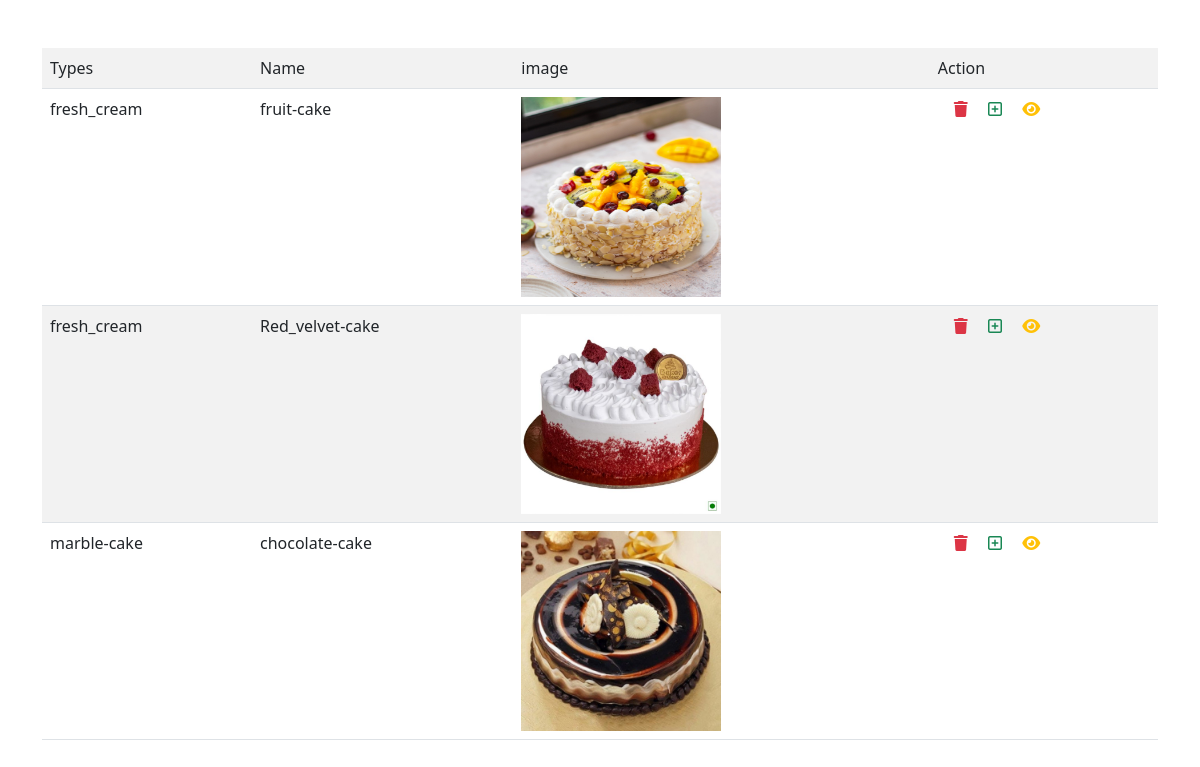
The app's page /cakes/all (signed in), older data.
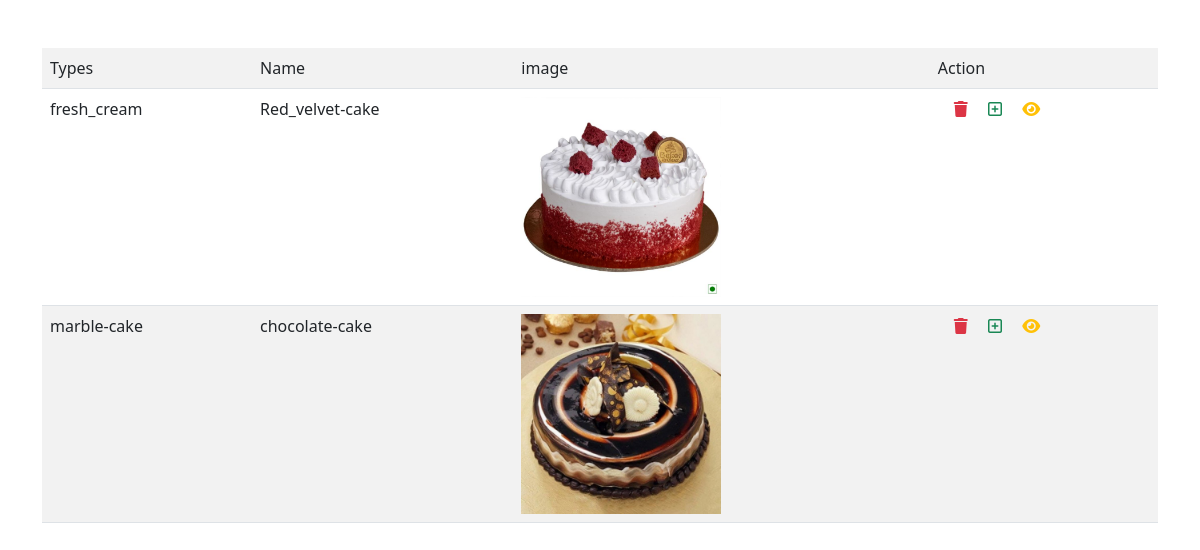
The same page, newer data.
### cakebxapp/models.py (models this page shows, shortened)
class Cakes(models.Model):
    options=(
        ("carrot-cake","carrot-cake"),
        ("Red_velvet-cake","Red_velvet-cake"),
        ("cheese-cake","cheese-cake"),
        ("fruit-cake","fruit-cake"),
        ("chiffon-cake","chiffon-cake"),
        ("pound-cake","pound-cake"),
        ("chocolate-cake","chocolate-cake"),
        ("vanila-cake","vanila-cake"),
        ("mango-cake","mango-cake"),
        ("strawberry-cake","strawberry-cake"),
        ("butter-scotch","butter-scotch"),
    )
    name=models.CharField(max_length=200,choices=options)
    image=models.ImageField(upload_to="image")
    Catagory=models.ForeignKey(Catagory,on_delete=models.CASCADE)

class Catagory(models.Model):
    options=(
        ("plum-cake","plum-cake"),
        ("fresh_cream","fresh_cream"),
        ("marble-cake","marble-cake"),
        ("cup-cake","cup-cake"),
        ("cream-cake","cream-cake"),
    )
    types=models.CharField(max_length=200,choices=options,default="cream-cake")
    is_available=models.BooleanField(default=True)

### cakebxapp/views.py (the view)
# urls.py: path("cakes/all",CakelistView.as_view(),name="cake-list"),
@method_decorator(decs,name="dispatch")
class CakelistView(ListView):
    template_name="cakebxapp/cake_list.html"
    model=Cakes
    context_object_name="cakes"

### cakebxapp/views.py (called while the page is built)
def signin_required(fn):
    def wrapper(request,*args,**kwargs):
        if not request.user.is_authenticated:
            messages.error(request,"invalid session...")
            return redirect("signin")
        else:
            return fn(request,*args,**kwargs)
    return wrapper

def is_admin(fn):
    def wrapper(request,*args,**kwargs):
        if not request.user.is_superuser:
            messages.error(request,"permision denied for current user...")
            return redirect("signin")
        else:
            return fn(request,*args,**kwargs)
    return wrapper

### cakebxapp/templates/cakebxapp/cake_list.html (shortened to what this page needs)
<!DOCTYPE html>
<html lang="en">
<head>
    <link href="https://cdn.jsdelivr.net/npm/bootstrap@5.0.2/dist/css/bootstrap.min.css" rel="stylesheet">
    <link rel="stylesheet" href="https://cdnjs.cloudflare.com/ajax/libs/font-awesome/6.4.2/css/all.min.css" />
</head>
<body>
    <div class="container mt-5">
        <table class="table table-striped">
            <tr>
                <td>Types</td>
                <td>Name</td>
                <td>image</td>
                <td>Action</td>
            </tr>
            {%for ck in cakes%}
            <tr>
                <td>{{ck.Catagory.types}}</td>
                <td>{{ck.name}}</td>
                <td>
                  <img src="{{ck.image.url}}" alt="" width="200px" height="200px" style="object-fit: ;">
                </td>
                <td>
                    <a href="{%url 'cake-remove' ck.id %}" class="ms-3 text-danger"><i class="fa-solid fa-trash"></i></a>
                    <a href="{%url 'add-variant' ck.id %}" class="ms-3 text-success"><i class="fa-regular fa-square-plus"></i></a>
                    <a href="{%url 'cake-detail' ck.id%}" class="ms-3 text-warning"><i class="fa-solid fa-eye"></i></a>
                </td>
            </tr>
            {%endfor%}
        </table>
    </div>
</body>
</html>

Row changes from the older to the newer data that the page shows:
removed Cakes: Catagory.types "fresh_cream", name "fruit-cake", image (picture)
